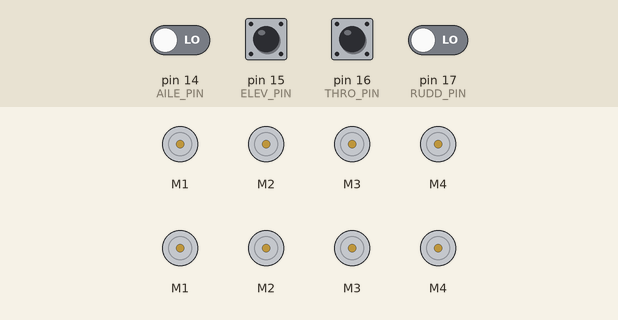
The sketch below on a simulated Arduino Uno, built with avr-gcc and run on an emulated ATmega328P. Parts: 8 × DC motor (green arrow = forward, orange = backward, longer = faster). The test bench sets the inputs (shaded band); at power-on: pin 14 (AILE_PIN), pin 15 (ELEV_PIN), pin 16 (THRO_PIN), pin 17 (RUDD_PIN) LOW.

Above: at 5.2 s.
5.3 s: pin 15 (ELEV_PIN) pulsed HIGH 2 times (0.12 s each, 0.3 s apart)
At 8.3 s:
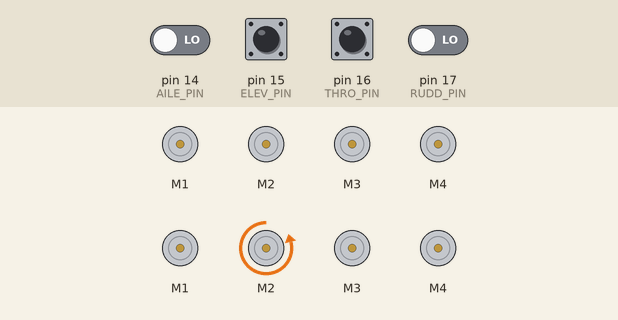
8.9 s: pin 16 (THRO_PIN) pulsed HIGH 5 times (0.12 s each, 0.3 s apart)
At 11.9 s:
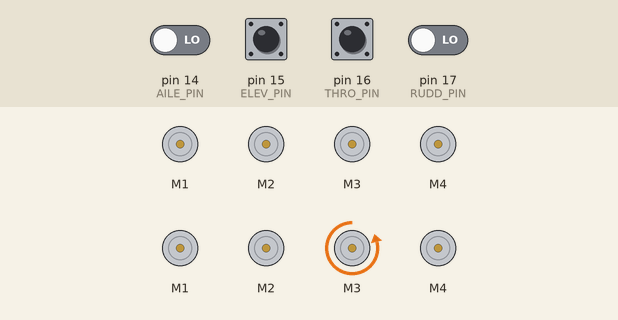
Timing chart, 0 to 16.1 s (numbered marks = the images above; inputs shaded):
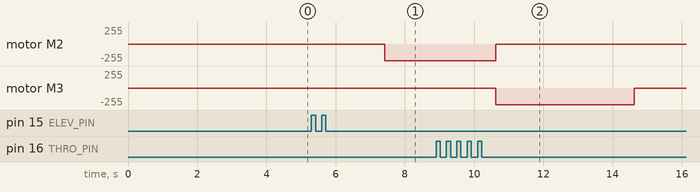

Measured:
- after the input at 5.3 s, motor M2: stopped → backward 249/255 after 2.1 s
- after the input at 8.9 s, motor M2: backward 249/255 → stopped after 1.7 s instead of 2.5 s; motor M3: stopped → backward 249/255 after 1.7 s, → stopped 4.0 s later

The sketch:

radiolink_controller.ino
```cpp
#include <AFMotor.h>

#define AILE_PIN 14
#define ELEV_PIN 15
#define THRO_PIN 16
#define RUDD_PIN 17
#define DEADZONE 150

AF_DCMotor motor_1(1);
AF_DCMotor motor_2(2);
AF_DCMotor motor_3(3);
AF_DCMotor motor_4(4);

int aile_neutral;
int elev_neutral;
int thro_neutral;
int rudd_neutral;

int aile_val;
int elev_val;
int thro_val;
int rudd_val;

enum ControlType {
  AILE,
  ELEV,
  THRO,
  RUDD,
};

class MotorOperator {
public:
  AF_DCMotor motor = NULL;
  ControlType controlType = AILE;
  int neutral;
  int maxControlValue;
  int minControlValue;

public:
  void init(ControlType control_type, int neut, int minV, int maxV, AF_DCMotor m);
  void updateMotorState(int controlValue);
  void stop();
};

void MotorOperator::init(ControlType control_type, int neut, int minV, int maxV, AF_DCMotor m) {
  controlType = control_type;
  neutral = neut;
  maxControlValue = maxV;
  minControlValue = minV;
  motor = m;
}

void MotorOperator::updateMotorState(int controlValue) {
  int motorSpeed = 0;

  if (controlValue >= neutral + DEADZONE) {
    motorSpeed = map(controlValue, neutral, maxControlValue, 0, 255);
    motor.setSpeed(motorSpeed);
    motor.run(FORWARD);
  } else if (controlValue <= neutral - DEADZONE) {
    motorSpeed = map(controlValue, neutral, minControlValue, 0, 255);
    motor.setSpeed(motorSpeed);
    motor.run(BACKWARD);
  } else {
    motor.run(RELEASE);
    motor.setSpeed(0);
  }
}

void MotorOperator::stop() {
  motor.run(RELEASE);
}

MotorOperator M_1;
MotorOperator M_2;
MotorOperator M_3;
MotorOperator M_4;

void setup() {
  Serial.begin(9600);

  pinMode(AILE_PIN, INPUT);
  pinMode(ELEV_PIN, INPUT);
  pinMode(THRO_PIN, INPUT);
  pinMode(RUDD_PIN, INPUT);

  aile_neutral = pulseIn(AILE_PIN, HIGH);
  elev_neutral = pulseIn(ELEV_PIN, HIGH);
  thro_neutral = pulseIn(THRO_PIN, HIGH);
  rudd_neutral = pulseIn(RUDD_PIN, HIGH);

  M_1.init(AILE, aile_neutral, 1000, 1910, motor_1);
  M_2.init(ELEV, elev_neutral, 1000, 1910, motor_2);
  M_3.init(THRO, thro_neutral, 1000, 1910, motor_3);
  M_4.init(RUDD, rudd_neutral, 1000, 1910, motor_4);
  stopAllMotors();
}

void loop() {
  aile_val = pulseIn(AILE_PIN, HIGH);
  elev_val = pulseIn(ELEV_PIN, HIGH);
  thro_val = pulseIn(THRO_PIN, HIGH);
  rudd_val = pulseIn(RUDD_PIN, HIGH);

  M_1.updateMotorState(aile_val);
  M_2.updateMotorState(elev_val);
  M_3.updateMotorState(thro_val);
  M_4.updateMotorState(rudd_val);
}

void stopAllMotors() {
  motor_1.run(RELEASE);
  motor_2.run(RELEASE);
  motor_3.run(RELEASE);
  motor_4.run(RELEASE);
}
```
